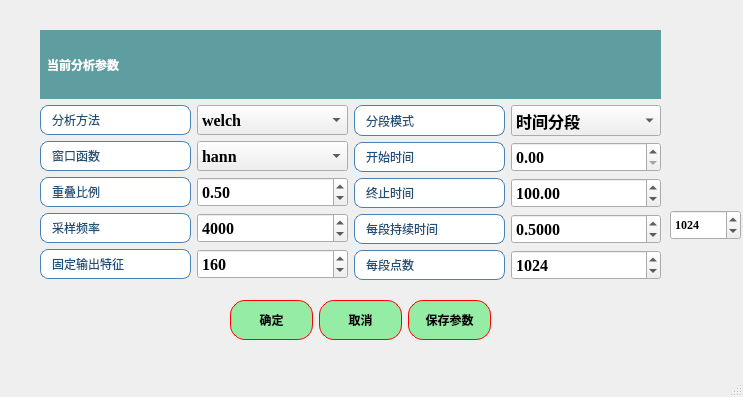
<?xml version="1.0" encoding="UTF-8"?>
<ui version="4.0">
 <class>VA_method_para</class>
 <widget class="QMainWindow" name="VA_method_para">
  <property name="geometry">
   <rect>
    <x>0</x>
    <y>0</y>
    <width>743</width>
    <height>397</height>
   </rect>
  </property>
  <property name="windowTitle">
   <string>振动分析参数设置</string>
  </property>
  <widget class="QWidget" name="centralwidget">
   <widget class="QWidget" name="layoutWidget">
    <property name="geometry">
     <rect>
      <x>40</x>
      <y>30</y>
      <width>621</width>
      <height>250</height>
     </rect>
    </property>
    <layout class="QVBoxLayout" name="verticalLayout_2">
     <item>
      <widget class="QLabel" name="label">
       <property name="styleSheet">
        <string notr="true">QLabel {

	color:white;	
    padding: 2px 4px;  
    background-color:#5F9EA0; 
    font: 14pt &quot;楷体&quot;;  /* 推荐使用无衬线字体更清晰  */
    min-width: 80px;
    min-height: 30px;
    font-weight: bold;
qproperty-alignment: 'AlignCenter'; 
}</string>
       </property>
       <property name="text">
        <string>当前分析参数</string>
       </property>
      </widget>
     </item>
     <item>
      <layout class="QHBoxLayout" name="horizontalLayout_5">
       <item>
        <layout class="QVBoxLayout" name="verticalLayout">
         <item>
          <layout class="QHBoxLayout" name="horizontalLayout">
           <item>
            <widget class="QLabel" name="label_3">
             <property name="styleSheet">
              <string notr="true">QLabel {
    border: 1px solid rgb(70, 130, 180);   /* 增强为科研蓝边框，参考Nature期刊图表色 */
    border-radius: 8px;
    padding: 4px 8px;
    background-color: rgb(255, 255, 255);  /* 纯白背景提升对比度 */
    color: rgb(30, 80, 120);               /* 深海军蓝文字，对比度达8:1 */
    font: bold 16pt &quot;Times New Roman&quot;;     
    qproperty-alignment: 'AlignCenter';
    /* 强化阴影效果 */
}

QLabel:hover {
    border-color: rgb(0, 100, 180);        /* 悬停时使用更高饱和的科研蓝 */
    background-color: rgb(240, 248, 255);  /* 极浅蓝悬停反馈 */
}

QLabel:pressed {
    background-color: rgb(220, 240, 255);  /* 按压状态模拟墨水渗透效果 */
}</string>
             </property>
             <property name="text">
              <string>分析方法</string>
             </property>
            </widget>
           </item>
           <item>
            <widget class="QComboBox" name="comboBox_analysis_method">
             <property name="minimumSize">
              <size>
               <width>110</width>
               <height>30</height>
              </size>
             </property>
             <property name="font">
              <font>
               <family>Times New Roman</family>
               <pointsize>12</pointsize>
               <weight>75</weight>
               <bold>true</bold>
              </font>
             </property>
             <property name="editable">
              <bool>false</bool>
             </property>
             <item>
              <property name="text">
               <string>welch</string>
              </property>
             </item>
             <item>
              <property name="text">
               <string>fft</string>
              </property>
             </item>
            </widget>
           </item>
          </layout>
         </item>
         <item>
          <layout class="QHBoxLayout" name="horizontalLayout_2">
           <item>
            <widget class="QLabel" name="label_4">
             <property name="styleSheet">
              <string notr="true">QLabel {
    border: 1px solid rgb(70, 130, 180);   /* 增强为科研蓝边框，参考Nature期刊图表色 */
    border-radius: 8px;
    padding: 4px 8px;
    background-color: rgb(255, 255, 255);  /* 纯白背景提升对比度 */
    color: rgb(30, 80, 120);               /* 深海军蓝文字，对比度达8:1 */
    font: bold 16pt &quot;Times New Roman&quot;;     
    qproperty-alignment: 'AlignCenter';
    /* 强化阴影效果 */
}

QLabel:hover {
    border-color: rgb(0, 100, 180);        /* 悬停时使用更高饱和的科研蓝 */
    background-color: rgb(240, 248, 255);  /* 极浅蓝悬停反馈 */
}

QLabel:pressed {
    background-color: rgb(220, 240, 255);  /* 按压状态模拟墨水渗透效果 */
}</string>
             </property>
             <property name="text">
              <string>窗口函数</string>
             </property>
            </widget>
           </item>
           <item>
            <widget class="QComboBox" name="comboBox_window_funtion">
             <property name="minimumSize">
              <size>
               <width>110</width>
               <height>30</height>
              </size>
             </property>
             <property name="font">
              <font>
               <family>Times New Roman</family>
               <pointsize>12</pointsize>
               <weight>75</weight>
               <bold>true</bold>
              </font>
             </property>
             <property name="editable">
              <bool>false</bool>
             </property>
             <item>
              <property name="text">
               <string>hann</string>
              </property>
             </item>
             <item>
              <property name="text">
               <string>hamming</string>
              </property>
             </item>
             <item>
              <property name="text">
               <string>blackman</string>
              </property>
             </item>
             <item>
              <property name="text">
               <string>bartlett</string>
              </property>
             </item>
             <item>
              <property name="text">
               <string>boxcar</string>
              </property>
             </item>
             <item>
              <property name="text">
               <string>triang</string>
              </property>
             </item>
             <item>
              <property name="text">
               <string>parzen</string>
              </property>
             </item>
             <item>
              <property name="text">
               <string>bohman</string>
              </property>
             </item>
             <item>
              <property name="text">
               <string>blackmanharris</string>
              </property>
             </item>
             <item>
              <property name="text">
               <string>nuttall</string>
              </property>
             </item>
             <item>
              <property name="text">
               <string>barthann</string>
              </property>
             </item>
            </widget>
           </item>
          </layout>
         </item>
         <item>
          <layout class="QHBoxLayout" name="horizontalLayout_3">
           <item>
            <widget class="QLabel" name="label_2">
             <property name="styleSheet">
              <string notr="true">QLabel {
    border: 1px solid rgb(70, 130, 180);   /* 增强为科研蓝边框，参考Nature期刊图表色 */
    border-radius: 8px;
    padding: 4px 8px;
    background-color: rgb(255, 255, 255);  /* 纯白背景提升对比度 */
    color: rgb(30, 80, 120);               /* 深海军蓝文字，对比度达8:1 */
    font: bold 16pt &quot;Times New Roman&quot;;     
    qproperty-alignment: 'AlignCenter';
    /* 强化阴影效果 */
}

QLabel:hover {
    border-color: rgb(0, 100, 180);        /* 悬停时使用更高饱和的科研蓝 */
    background-color: rgb(240, 248, 255);  /* 极浅蓝悬停反馈 */
}

QLabel:pressed {
    background-color: rgb(220, 240, 255);  /* 按压状态模拟墨水渗透效果 */
}</string>
             </property>
             <property name="text">
              <string>重叠比例</string>
             </property>
            </widget>
           </item>
           <item>
            <widget class="QDoubleSpinBox" name="doubleSpinBox_overlap_rate">
             <property name="minimumSize">
              <size>
               <width>0</width>
               <height>30</height>
              </size>
             </property>
             <property name="font">
              <font>
               <family>Times New Roman</family>
               <pointsize>12</pointsize>
               <weight>75</weight>
               <bold>true</bold>
              </font>
             </property>
             <property name="singleStep">
              <double>0.100000000000000</double>
             </property>
             <property name="value">
              <double>0.500000000000000</double>
             </property>
            </widget>
           </item>
          </layout>
         </item>
         <item>
          <layout class="QHBoxLayout" name="horizontalLayout_4">
           <item>
            <widget class="QLabel" name="label_5">
             <property name="styleSheet">
              <string notr="true">QLabel {
    border: 1px solid rgb(70, 130, 180);   /* 增强为科研蓝边框，参考Nature期刊图表色 */
    border-radius: 8px;
    padding: 4px 8px;
    background-color: rgb(255, 255, 255);  /* 纯白背景提升对比度 */
    color: rgb(30, 80, 120);               /* 深海军蓝文字，对比度达8:1 */
    font: bold 16pt &quot;Times New Roman&quot;;     
    qproperty-alignment: 'AlignCenter';
    /* 强化阴影效果 */
}

QLabel:hover {
    border-color: rgb(0, 100, 180);        /* 悬停时使用更高饱和的科研蓝 */
    background-color: rgb(240, 248, 255);  /* 极浅蓝悬停反馈 */
}

QLabel:pressed {
    background-color: rgb(220, 240, 255);  /* 按压状态模拟墨水渗透效果 */
}</string>
             </property>
             <property name="text">
              <string>采样频率</string>
             </property>
            </widget>
           </item>
           <item>
            <widget class="QSpinBox" name="spinBox_frequence">
             <property name="minimumSize">
              <size>
               <width>0</width>
               <height>30</height>
              </size>
             </property>
             <property name="font">
              <font>
               <family>Times New Roman</family>
               <pointsize>12</pointsize>
               <weight>75</weight>
               <bold>true</bold>
              </font>
             </property>
             <property name="maximum">
              <number>99999</number>
             </property>
             <property name="value">
              <number>4000</number>
             </property>
            </widget>
           </item>
          </layout>
         </item>
         <item>
          <layout class="QHBoxLayout" name="horizontalLayout_6">
           <item>
            <widget class="QLabel" name="label_9">
             <property name="minimumSize">
              <size>
               <width>0</width>
               <height>0</height>
              </size>
             </property>
             <property name="maximumSize">
              <size>
               <width>16777215</width>
               <height>30</height>
              </size>
             </property>
             <property name="styleSheet">
              <string notr="true">QLabel {
    border: 1px solid rgb(70, 130, 180);   /* 增强为科研蓝边框，参考Nature期刊图表色 */
    border-radius: 8px;
    padding: 4px 8px;
    background-color: rgb(255, 255, 255);  /* 纯白背景提升对比度 */
    color: rgb(30, 80, 120);               /* 深海军蓝文字，对比度达8:1 */
    font: bold 16pt &quot;Times New Roman&quot;;     
    qproperty-alignment: 'AlignCenter';
    /* 强化阴影效果 */
}

QLabel:hover {
    border-color: rgb(0, 100, 180);        /* 悬停时使用更高饱和的科研蓝 */
    background-color: rgb(240, 248, 255);  /* 极浅蓝悬停反馈 */
}

QLabel:pressed {
    background-color: rgb(220, 240, 255);  /* 按压状态模拟墨水渗透效果 */
}</string>
             </property>
             <property name="text">
              <string>固定输出特征</string>
             </property>
            </widget>
           </item>
           <item>
            <widget class="QSpinBox" name="spinBox_number_psd">
             <property name="minimumSize">
              <size>
               <width>0</width>
               <height>30</height>
              </size>
             </property>
             <property name="font">
              <font>
               <family>Times New Roman</family>
               <pointsize>12</pointsize>
               <weight>75</weight>
               <bold>true</bold>
              </font>
             </property>
             <property name="maximum">
              <number>9999</number>
             </property>
             <property name="singleStep">
              <number>1</number>
             </property>
             <property name="value">
              <number>160</number>
             </property>
            </widget>
           </item>
          </layout>
         </item>
        </layout>
       </item>
       <item>
        <layout class="QVBoxLayout" name="verticalLayout_4">
         <item>
          <layout class="QHBoxLayout" name="horizontalLayout_11">
           <item>
            <widget class="QLabel" name="label_11">
             <property name="styleSheet">
              <string notr="true">QLabel {
    border: 1px solid rgb(70, 130, 180);   /* 增强为科研蓝边框，参考Nature期刊图表色 */
    border-radius: 8px;
    padding: 4px 8px;
    background-color: rgb(255, 255, 255);  /* 纯白背景提升对比度 */
    color: rgb(30, 80, 120);               /* 深海军蓝文字，对比度达8:1 */
    font: bold 16pt &quot;Times New Roman&quot;;     
    qproperty-alignment: 'AlignCenter';
    /* 强化阴影效果 */
}

QLabel:hover {
    border-color: rgb(0, 100, 180);        /* 悬停时使用更高饱和的科研蓝 */
    background-color: rgb(240, 248, 255);  /* 极浅蓝悬停反馈 */
}

QLabel:pressed {
    background-color: rgb(220, 240, 255);  /* 按压状态模拟墨水渗透效果 */
}</string>
             </property>
             <property name="text">
              <string>分段模式</string>
             </property>
            </widget>
           </item>
           <item>
            <widget class="QComboBox" name="comboBox_segment_mode">
             <property name="minimumSize">
              <size>
               <width>4</width>
               <height>30</height>
              </size>
             </property>
             <property name="font">
              <font>
               <family>楷体</family>
               <pointsize>12</pointsize>
               <weight>75</weight>
               <bold>true</bold>
              </font>
             </property>
             <item>
              <property name="text">
               <string>时间分段</string>
              </property>
             </item>
             <item>
              <property name="text">
               <string>点数分段</string>
              </property>
             </item>
            </widget>
           </item>
          </layout>
         </item>
         <item>
          <layout class="QHBoxLayout" name="horizontalLayout_12">
           <item>
            <widget class="QLabel" name="label_7">
             <property name="styleSheet">
              <string notr="true">QLabel {
    border: 1px solid rgb(70, 130, 180);   /* 增强为科研蓝边框，参考Nature期刊图表色 */
    border-radius: 8px;
    padding: 4px 8px;
    background-color: rgb(255, 255, 255);  /* 纯白背景提升对比度 */
    color: rgb(30, 80, 120);               /* 深海军蓝文字，对比度达8:1 */
    font: bold 16pt &quot;Times New Roman&quot;;     
    qproperty-alignment: 'AlignCenter';
    /* 强化阴影效果 */
}

QLabel:hover {
    border-color: rgb(0, 100, 180);        /* 悬停时使用更高饱和的科研蓝 */
    background-color: rgb(240, 248, 255);  /* 极浅蓝悬停反馈 */
}

QLabel:pressed {
    background-color: rgb(220, 240, 255);  /* 按压状态模拟墨水渗透效果 */
}</string>
             </property>
             <property name="text">
              <string>开始时间</string>
             </property>
            </widget>
           </item>
           <item>
            <widget class="QDoubleSpinBox" name="doubleSpinBox_start_time">
             <property name="minimumSize">
              <size>
               <width>0</width>
               <height>30</height>
              </size>
             </property>
             <property name="font">
              <font>
               <family>Times New Roman</family>
               <pointsize>12</pointsize>
               <weight>75</weight>
               <bold>true</bold>
              </font>
             </property>
             <property name="singleStep">
              <double>0.100000000000000</double>
             </property>
             <property name="value">
              <double>0.000000000000000</double>
             </property>
            </widget>
           </item>
          </layout>
         </item>
         <item>
          <layout class="QHBoxLayout" name="horizontalLayout_13">
           <item>
            <widget class="QLabel" name="label_8">
             <property name="styleSheet">
              <string notr="true">QLabel {
    border: 1px solid rgb(70, 130, 180);   /* 增强为科研蓝边框，参考Nature期刊图表色 */
    border-radius: 8px;
    padding: 4px 8px;
    background-color: rgb(255, 255, 255);  /* 纯白背景提升对比度 */
    color: rgb(30, 80, 120);               /* 深海军蓝文字，对比度达8:1 */
    font: bold 16pt &quot;Times New Roman&quot;;     
    qproperty-alignment: 'AlignCenter';
    /* 强化阴影效果 */
}

QLabel:hover {
    border-color: rgb(0, 100, 180);        /* 悬停时使用更高饱和的科研蓝 */
    background-color: rgb(240, 248, 255);  /* 极浅蓝悬停反馈 */
}

QLabel:pressed {
    background-color: rgb(220, 240, 255);  /* 按压状态模拟墨水渗透效果 */
}</string>
             </property>
             <property name="text">
              <string>终止时间</string>
             </property>
            </widget>
           </item>
           <item>
            <widget class="QDoubleSpinBox" name="doubleSpinBox_end_time">
             <property name="minimumSize">
              <size>
               <width>0</width>
               <height>30</height>
              </size>
             </property>
             <property name="font">
              <font>
               <family>Times New Roman</family>
               <pointsize>12</pointsize>
               <weight>75</weight>
               <bold>true</bold>
              </font>
             </property>
             <property name="maximum">
              <double>999.899999999999977</double>
             </property>
             <property name="singleStep">
              <double>0.100000000000000</double>
             </property>
             <property name="value">
              <double>100.000000000000000</double>
             </property>
            </widget>
           </item>
          </layout>
         </item>
         <item>
          <layout class="QHBoxLayout" name="horizontalLayout_14">
           <item>
            <widget class="QLabel" name="label_10">
             <property name="styleSheet">
              <string notr="true">QLabel {
    border: 1px solid rgb(70, 130, 180);   /* 增强为科研蓝边框，参考Nature期刊图表色 */
    border-radius: 8px;
    padding: 4px 8px;
    background-color: rgb(255, 255, 255);  /* 纯白背景提升对比度 */
    color: rgb(30, 80, 120);               /* 深海军蓝文字，对比度达8:1 */
    font: bold 16pt &quot;Times New Roman&quot;;     
    qproperty-alignment: 'AlignCenter';
    /* 强化阴影效果 */
}

QLabel:hover {
    border-color: rgb(0, 100, 180);        /* 悬停时使用更高饱和的科研蓝 */
    background-color: rgb(240, 248, 255);  /* 极浅蓝悬停反馈 */
}

QLabel:pressed {
    background-color: rgb(220, 240, 255);  /* 按压状态模拟墨水渗透效果 */
}</string>
             </property>
             <property name="text">
              <string>每段持续时间</string>
             </property>
            </widget>
           </item>
           <item>
            <widget class="QDoubleSpinBox" name="doubleSpinBox_segment_duration">
             <property name="minimumSize">
              <size>
               <width>0</width>
               <height>30</height>
              </size>
             </property>
             <property name="font">
              <font>
               <family>Times New Roman</family>
               <pointsize>12</pointsize>
               <weight>75</weight>
               <bold>true</bold>
              </font>
             </property>
             <property name="decimals">
              <number>4</number>
             </property>
             <property name="maximum">
              <double>9999.000000000000000</double>
             </property>
             <property name="singleStep">
              <double>0.100000000000000</double>
             </property>
             <property name="value">
              <double>0.500000000000000</double>
             </property>
            </widget>
           </item>
          </layout>
         </item>
         <item>
          <layout class="QHBoxLayout" name="horizontalLayout_10">
           <item>
            <widget class="QLabel" name="label_6">
             <property name="styleSheet">
              <string notr="true">QLabel {
    border: 1px solid rgb(70, 130, 180);   /* 增强为科研蓝边框，参考Nature期刊图表色 */
    border-radius: 8px;
    padding: 4px 8px;
    background-color: rgb(255, 255, 255);  /* 纯白背景提升对比度 */
    color: rgb(30, 80, 120);               /* 深海军蓝文字，对比度达8:1 */
    font: bold 16pt &quot;Times New Roman&quot;;     
    qproperty-alignment: 'AlignCenter';
    /* 强化阴影效果 */
}

QLabel:hover {
    border-color: rgb(0, 100, 180);        /* 悬停时使用更高饱和的科研蓝 */
    background-color: rgb(240, 248, 255);  /* 极浅蓝悬停反馈 */
}

QLabel:pressed {
    background-color: rgb(220, 240, 255);  /* 按压状态模拟墨水渗透效果 */
}</string>
             </property>
             <property name="text">
              <string>每段点数</string>
             </property>
            </widget>
           </item>
           <item>
            <widget class="QSpinBox" name="spinBox_amounts">
             <property name="minimumSize">
              <size>
               <width>0</width>
               <height>30</height>
              </size>
             </property>
             <property name="font">
              <font>
               <family>Times New Roman</family>
               <pointsize>12</pointsize>
               <weight>75</weight>
               <bold>true</bold>
              </font>
             </property>
             <property name="maximum">
              <number>9999</number>
             </property>
             <property name="singleStep">
              <number>100</number>
             </property>
             <property name="value">
              <number>1024</number>
             </property>
            </widget>
           </item>
          </layout>
         </item>
        </layout>
       </item>
      </layout>
     </item>
    </layout>
   </widget>
   <widget class="QWidget" name="layoutWidget">
    <property name="geometry">
     <rect>
      <x>230</x>
      <y>290</y>
      <width>261</width>
      <height>61</height>
     </rect>
    </property>
    <layout class="QHBoxLayout" name="horizontalLayout_7">
     <item>
      <widget class="QPushButton" name="pushButton">
       <property name="minimumSize">
        <size>
         <width>0</width>
         <height>40</height>
        </size>
       </property>
       <property name="styleSheet">
        <string notr="true">QPushButton{
border:1px solid red;   /*边框的粗细，颜色*/
border-radius:15px;    /*设置圆角半径 */
padding:2px 4px;  /*QFrame边框与内部其它部件的距离*/
background-color: rgb(149, 236, 165);	/*背景颜色*/
color:rgb(0, 0, 0);		/*字体颜色*/
	font: 18pt &quot;楷体&quot;;

font:bold;
}
QPushButton:hover {
    background-color: rgb(177, 244, 155);    /* 悬停时背景色 */
}
QPushButton:pressed {
    background-color:rgb(99, 181, 255);     /* 点击时背景色 */
}</string>
       </property>
       <property name="text">
        <string>确定</string>
       </property>
      </widget>
     </item>
     <item>
      <widget class="QPushButton" name="pushButton_2">
       <property name="minimumSize">
        <size>
         <width>0</width>
         <height>40</height>
        </size>
       </property>
       <property name="styleSheet">
        <string notr="true">QPushButton{
border:1px solid red;   /*边框的粗细，颜色*/
border-radius:15px;    /*设置圆角半径 */
padding:2px 4px;  /*QFrame边框与内部其它部件的距离*/
background-color: rgb(149, 236, 165);	/*背景颜色*/
color:rgb(0, 0, 0);		/*字体颜色*/
	font: 18pt &quot;楷体&quot;;

font:bold;
}
QPushButton:hover {
    background-color: rgb(177, 244, 155);    /* 悬停时背景色 */
}
QPushButton:pressed {
    background-color:rgb(99, 181, 255);     /* 点击时背景色 */
}</string>
       </property>
       <property name="text">
        <string>取消</string>
       </property>
      </widget>
     </item>
     <item>
      <widget class="QPushButton" name="pushButton_save_para">
       <property name="minimumSize">
        <size>
         <width>0</width>
         <height>40</height>
        </size>
       </property>
       <property name="styleSheet">
        <string notr="true">QPushButton{
border:1px solid red;   /*边框的粗细，颜色*/
border-radius:15px;    /*设置圆角半径 */
padding:2px 4px;  /*QFrame边框与内部其它部件的距离*/
background-color: rgb(149, 236, 165);	/*背景颜色*/
color:rgb(0, 0, 0);		/*字体颜色*/
	font: 18pt &quot;楷体&quot;;

font:bold;
}
QPushButton:hover {
    background-color: rgb(177, 244, 155);    /* 悬停时背景色 */
}
QPushButton:pressed {
    background-color:rgb(99, 181, 255);     /* 点击时背景色 */
}</string>
       </property>
       <property name="text">
        <string>保存参数</string>
       </property>
      </widget>
     </item>
    </layout>
   </widget>
   <widget class="QSpinBox" name="spinBox_amounts_timepre">
    <property name="geometry">
     <rect>
      <x>670</x>
      <y>210</y>
      <width>71</width>
      <height>30</height>
     </rect>
    </property>
    <property name="minimumSize">
     <size>
      <width>0</width>
      <height>30</height>
     </size>
    </property>
    <property name="font">
     <font>
      <family>Times New Roman</family>
      <weight>75</weight>
      <bold>true</bold>
     </font>
    </property>
    <property name="toolTip">
     <string>&lt;html&gt;&lt;head/&gt;&lt;body&gt;&lt;p&gt;这是在时间分段模式下的每段点数&lt;/p&gt;&lt;/body&gt;&lt;/html&gt;</string>
    </property>
    <property name="maximum">
     <number>999999</number>
    </property>
    <property name="singleStep">
     <number>100</number>
    </property>
    <property name="value">
     <number>1024</number>
    </property>
   </widget>
  </widget>
  <widget class="QMenuBar" name="menubar">
   <property name="geometry">
    <rect>
     <x>0</x>
     <y>0</y>
     <width>743</width>
     <height>23</height>
    </rect>
   </property>
  </widget>
  <widget class="QStatusBar" name="statusbar"/>
 </widget>
 <resources/>
 <connections>
  <connection>
   <sender>pushButton</sender>
   <signal>clicked()</signal>
   <receiver>VA_method_para</receiver>
   <slot>Confirm()</slot>
   <hints>
    <hint type="sourcelabel">
     <x>171</x>
     <y>366</y>
    </hint>
    <hint type="destinationlabel">
     <x>86</x>
     <y>350</y>
    </hint>
   </hints>
  </connection>
  <connection>
   <sender>pushButton_2</sender>
   <signal>clicked()</signal>
   <receiver>VA_method_para</receiver>
   <slot>close()</slot>
   <hints>
    <hint type="sourcelabel">
     <x>279</x>
     <y>357</y>
    </hint>
    <hint type="destinationlabel">
     <x>401</x>
     <y>370</y>
    </hint>
   </hints>
  </connection>
  <connection>
   <sender>pushButton</sender>
   <signal>released()</signal>
   <receiver>VA_method_para</receiver>
   <slot>close()</slot>
   <hints>
    <hint type="sourcelabel">
     <x>181</x>
     <y>371</y>
    </hint>
    <hint type="destinationlabel">
     <x>115</x>
     <y>374</y>
    </hint>
   </hints>
  </connection>
 </connections>
 <slots>
  <slot>Confirm()</slot>
 </slots>
</ui>
